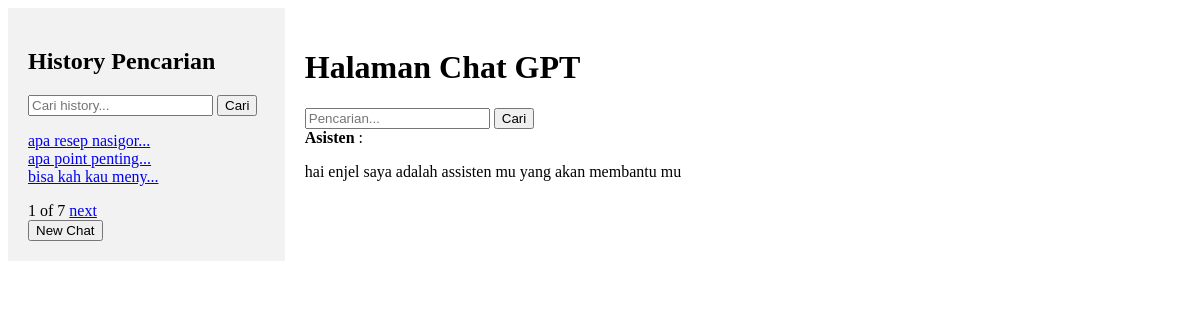
Before: /chatbot/ (signed in) with the older database file.
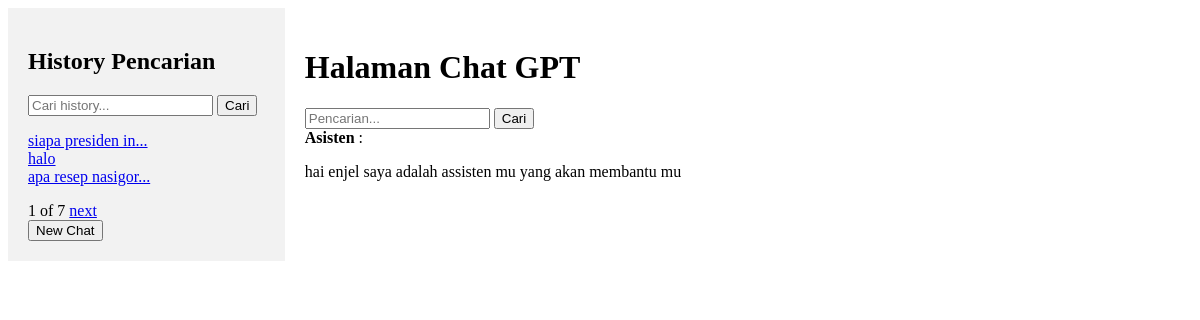
After: the same page with the newer database file.
### chatbot/models.py (models this page shows, shortened)
class ChatHistory(models.Model):
    user = models.ForeignKey(User, on_delete=models.CASCADE)
    prompt = models.CharField(max_length=255)
    message = models.TextField()

### chatbot/views.py (the view)
# urls.py: path('chatbot/', homeBot, name='chatbot'),
@login_required(login_url="login")
def homeBot(request):
    if request.method == "POST":
        prompt = request.POST.get("prompt")
        model_engine = "text-davinci-003"
        completions = openai.Completion.create(
            engine=model_engine,
            prompt=prompt,
            max_tokens=1024,
            n=1,
            temperature=0.5,
        )
        message = completions.choices[0].text
        chat_history = ChatHistory(user=request.user, prompt=prompt, message=message)
        chat_history.save()
        session_messages.append({"sender": "user", "content": prompt})
        session_messages.append({"sender": "bot", "content": message})
        search_history = ChatHistory.objects.filter(user=request.user).order_by("-id")
        paginator = Paginator(search_history, ITEMS_PER_PAGE)
        page_number = request.GET.get("page", 1)
        page = paginator.get_page(page_number)
        shortened_history = []
        for history in page:
            prompt = history.prompt
            if len(prompt) > SHORTENED_LENGTH:  # Batasi panjang prompt menjadi SHORTENED_LENGTH karakter
                prompt = prompt[:SHORTENED_LENGTH-3] + "..."
            shortened_history.append(prompt)
        context = {
            "messages": session_messages,
            "searches": shortened_history,
            "page": page,
        }
        return render(request, "indexx.html", context)
    else:
        search_query = request.GET.get('search_query')
        search_history = ChatHistory.objects.filter(user=request.user).order_by("-id")
        if search_query:
            search_history = search_history.filter(Q(prompt__icontains=search_query) | Q(message__icontains=search_query))
        paginator = Paginator(search_history, ITEMS_PER_PAGE)
        page_number = request.GET.get("page", 1)
        page = paginator.get_page(page_number)
        shortened_history = []
        for history in page:
            prompt = history.prompt
            if len(prompt) > SHORTENED_LENGTH:  # Batasi panjang prompt menjadi SHORTENED_LENGTH karakter
                prompt = prompt[:SHORTENED_LENGTH-3] + "..."
            shortened_history.append(prompt)
        context = {
            "messages": session_messages,
            "searches": shortened_history,
            "page": page,
            "search_query": search_query,
        }
        return render(request, "indexx.html", context)

### chatbot/templates/indexx.html (shortened to what this page needs)
<!DOCTYPE html>
<html>
<head>
</head>
<body>
    <div id="sidebar">
        <h2>History Pencarian</h2>
        <form method="GET" action="{% url 'chatbot' %}">
            <input type="text" name="search_query" placeholder="Cari history..." value="{{ search_query|default_if_none:'' }}">
            <button type="submit">Cari</button>
        </form>
        <ul id="history">
            {% for search in searches %}
                <li><a href="{% url 'loadChat' search %}">{{ search }}</a></li>
            {% endfor %}
        </ul>
        {% if page.has_previous or page.has_next %}
            <div class="pagination">
                <span class="current-page">{{ page.number }} of {{ page.paginator.num_pages }}</span>
                {% if page.has_next %}
                    <a href="?page={{ page.next_page_number }}">next</a>
                {% endif %}
            </div>
        {% endif %}
        <button onclick="newChat()">New Chat</button>
    </div>
    <div id="content">
        <h1>Halaman Chat GPT</h1>
        <form method="POST" action="{% url 'chatbot' %}">
            <input type="text" name="prompt" placeholder="Pencarian...">
            <input type="submit" value="Cari">
            <br>
            <strong> Asisten</strong> : <p>hai {{user.username}} saya adalah assisten mu yang akan membantu mu</p>
        </form>
    </div>
</body>
</html>

### chatbot/templates/indexx.html (style rules this page uses)
body { display: flex; }
#sidebar { width: 20%; padding: 20px; background-color: #f2f2f2; }
#content { flex-grow: 1; padding: 20px; }
#history { list-style-type: none; padding: 0; }

Changed rows visible on the page:
added ChatHistory: searches "halo"
Other visible differences:
new list line: "siapa presiden in..."
list line gone: "apa point penting..."
list line gone: "bisa kah kau meny..."
